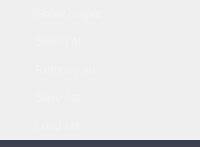
              <widget class="QWidget" name="wgtDownloads" native="true">
               <property name="sizePolicy">
                <sizepolicy hsizetype="Minimum" vsizetype="Maximum">
                 <horstretch>0</horstretch>
                 <verstretch>0</verstretch>
                </sizepolicy>
               </property>
               <property name="font">
                <font>
                 <family>Tahoma</family>
                 <pointsize>9</pointsize>
                </font>
               </property>
               <property name="styleSheet">
                <string notr="true">#wgtDownloads {
    background-color: transparent;
}

#wgtDownloads[list=&quot;opened&quot;] {
    background-color: #3B3D4A;
}

QPushButton 
{
    padding: 7 7 7 35;
    font: normal 10pt &quot;Tahoma&quot;;
    color: #F2F3F3;
    border: 0px;
    text-align: left;
 }

 QPushButton:hover
{
    color: #FFFFFF;
    background-color: #353945;
} 

QPushButton:pressed
{
    background-color: #4C5164;
}


</string>
               </property>
               <layout class="QVBoxLayout" name="verticalLayout_6">
                <property name="spacing">
                 <number>0</number>
                </property>
                <property name="leftMargin">
                 <number>0</number>
                </property>
                <property name="topMargin">
                 <number>0</number>
                </property>
                <property name="rightMargin">
                 <number>0</number>
                </property>
                <property name="bottomMargin">
                 <number>0</number>
                </property>
                <item>
                 <widget class="QPushButton" name="btnShowOutput">
                  <property name="sizePolicy">
                   <sizepolicy hsizetype="Minimum" vsizetype="Maximum">
                    <horstretch>0</horstretch>
                    <verstretch>0</verstretch>
                   </sizepolicy>
                  </property>
                  <property name="cursor">
                   <cursorShape>ArrowCursor</cursorShape>
                  </property>
                  <property name="text">
                   <string>Show output</string>
                  </property>
                 </widget>
                </item>
                <item>
                 <widget class="QPushButton" name="btnSelectAll">
                  <property name="sizePolicy">
                   <sizepolicy hsizetype="Minimum" vsizetype="Maximum">
                    <horstretch>0</horstretch>
                    <verstretch>0</verstretch>
                   </sizepolicy>
                  </property>
                  <property name="cursor">
                   <cursorShape>ArrowCursor</cursorShape>
                  </property>
                  <property name="text">
                   <string>Select all</string>
                  </property>
                 </widget>
                </item>
                <item>
                 <widget class="QPushButton" name="btnRemoveAll">
                  <property name="sizePolicy">
                   <sizepolicy hsizetype="Minimum" vsizetype="Maximum">
                    <horstretch>0</horstretch>
                    <verstretch>0</verstretch>
                   </sizepolicy>
                  </property>
                  <property name="cursor">
                   <cursorShape>ArrowCursor</cursorShape>
                  </property>
                  <property name="text">
                   <string>Remove all</string>
                  </property>
                 </widget>
                </item>
                <item>
                 <widget class="QPushButton" name="btnSaveList">
                  <property name="sizePolicy">
                   <sizepolicy hsizetype="Minimum" vsizetype="Maximum">
                    <horstretch>0</horstretch>
                    <verstretch>0</verstretch>
                   </sizepolicy>
                  </property>
                  <property name="cursor">
                   <cursorShape>ArrowCursor</cursorShape>
                  </property>
                  <property name="text">
                   <string>Save list</string>
                  </property>
                 </widget>
                </item>
                <item>
                 <widget class="QPushButton" name="btnLoadList">
                  <property name="sizePolicy">
                   <sizepolicy hsizetype="Minimum" vsizetype="Maximum">
                    <horstretch>0</horstretch>
                    <verstretch>0</verstretch>
                   </sizepolicy>
                  </property>
                  <property name="cursor">
                   <cursorShape>ArrowCursor</cursorShape>
                  </property>
                  <property name="styleSheet">
                   <string notr="true"/>
                  </property>
                  <property name="text">
                   <string>Load list</string>
                  </property>
                 </widget>
                </item>
                <item>
                 <widget class="QWidget" name="wgtSpaceDownloads" native="true">
                  <property name="minimumSize">
                   <size>
                    <width>0</width>
                    <height>7</height>
                   </size>
                  </property>
                  <property name="styleSheet">
                   <string notr="true">background-color: #3D404F;</string>
                  </property>
                 </widget>
                </item>
               </layout>
              </widget>
